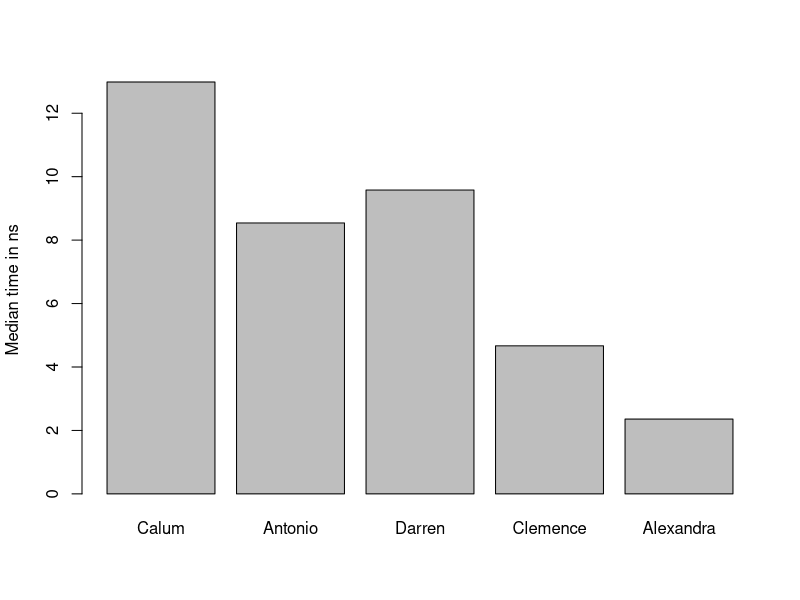

Here is the R script that generated this plot:
## ---- chunk 1
knitr::opts_chunk$set(echo = TRUE, warning = FALSE, message = FALSE)
## ---- chunk 2
# f(a) = 4
a <- data.frame(x = c(8, 7, 6, 5, 4), 
                limit = c(0, 0.01, 0.01, 0.01, 0.01))

# f(b) = 6
b <- data.frame(x = c(8, 7, 6, 5, 4), 
      limit = c(0, 0.01, 0.01, 0.06, 0.06))

# f(c) = 7 (as 6 is outside of limit)
c <- data.frame(x = c(8, 7, 6, 5, 4), 
                limit = c(0, 0.01, 0.06, 0.01, 0.06))

# f(d) = 7 (as 6 is outside of limit)
d <- data.frame(x = c(8, 7, 6, 5, 4), 
                limit = c(0, 0.01, 0.06, 0.01, 0.01))
## ---- chunk 3
f <- function(Y, X, threshold, d){
  p <- suppressWarnings(min(which((d[,Y] - threshold) > 0)) - 1)
  if(p == Inf){p <- nrow(d)}
  d[p, X]  
}
## ---- chunk 4
# FUNCTION fweird WITH ARGUMENTS:
# - x: VALUES
# - limit: CORRESPONDING DECIMALS
# - thr: THRESHOLD FOR DECIMAL
# - res: RETURN VALUE OR POSITION
# NB: SET TO NA IF NONE IS ELIGIBLE
fweird <- function(x, limit, thr=0.05, res="val") {
  # CHECK CONSISTENCY OF ARGUMENTS AND THEIR VALUE
  if(length(x)!=length(limit)) 
    error("'x' and 'limit' must have the same length")
  res <- match.arg(res, c("val","ind"))
  
  # IDENTIFY WHICH DECIMALS ARE ABOVE THE THRESHOLD
  not <- which(limit>=0.05)
  
  # IDENTIFY THE INDEX
  ind <- ifelse(length(not), ifelse(not[1]==1, NA, not[1]-1), length(x))
  
  # RETURN NA IF NONE
  if(is.na(ind)) return(NA)
  
  # RETURN EITHER THE VALUE OR THE INDEX
  ifelse(res=="val", x[ind], ind)
}
## ---- chunk 5
#D Scott function

min_fun = function(data, alpha){
  #================================================
  #Purpose#
  #(Find the lowest x where limit < 0.05 and all of 
  # the previous limits in the sequence.)
  #------------------------------------------------
  #Parameters#
  #data = Data set, 2 columns X and limit
  #alpha = Threshold  
  #------------------------------------------------  
  #Output#  
  #Min of x up to limit
  #================================================
  
  indx = seq(1, length(data$x))
  indco = indx[data$limit >= alpha][1]
  
  if(is.na(indco)){
    
    max = length(data$x)
    print("Threshold not in x")
    se = seq(1, max)
    min_x = min(data$x[se])
    
  }else if(indco > 1){
    max = indco
    se = seq(1, max - 1)
    min_x = min(data$x[se])
    
  }else{
    min_x = NA
    print("Threshold is the first value")
  }
  
  return(min_x)
}
## ---- chunk 6
#Function: first check if any limit is larger than the threshold. 
#If not, the result is the last 
#value of the vector x. Otherwise, look at the first time 
#limit>threshold and get the x value from previous row)

puzzle<-function(df){
  result<-ifelse(sum(df$limit>threshold)==0, tail(df$x, n=1),
       df$x[min(which(df$limit>threshold))-1])
  return(result)
}
## ---- chunk 7
puzzlefunction <- function(data,threshold=0.05){
  index <- sum(1-sign(cumsum(data$limit >= 0.05)))  
  return(data$x[index])
}
## ---- chunk 8
data <- b
alpha <- threshold <- 0.05

# Benchmarking the solution 
  # install.packages('microbenchmark')
  library(microbenchmark)
  m <- microbenchmark(
  
  # Calum
    f(Y = 'limit', X = 'x', threshold = 0.05, d = data),
    
  # Antonio 
    fweird(x = data$x, limit = data$limit),
  
  # Darren 
    min_fun(data, alpha),
  
  # Clemence 
    puzzle(data),
  
  # Alexandra 
    puzzlefunction(data, threshold),
  
  times = 1000
) 
  
barplot(summary(m)$median,
        names = c( 'Calum', 'Antonio', 'Darren', 'Clemence', 'Alexandra'),
        ylab = 'Median time in ns')  

